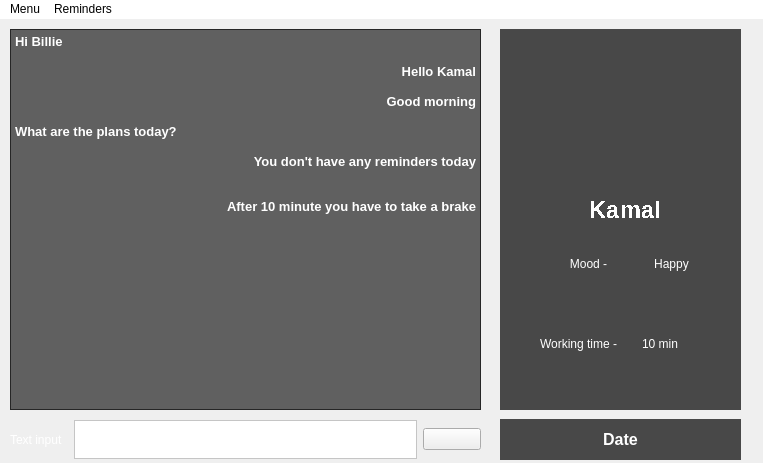
<?xml version="1.0" encoding="UTF-8"?>
<ui version="4.0">
 <class>Billie</class>
 <widget class="QMainWindow" name="Billie">
  <property name="geometry">
   <rect>
    <x>0</x>
    <y>0</y>
    <width>763</width>
    <height>463</height>
   </rect>
  </property>
  <property name="sizePolicy">
   <sizepolicy hsizetype="Ignored" vsizetype="Ignored">
    <horstretch>0</horstretch>
    <verstretch>0</verstretch>
   </sizepolicy>
  </property>
  <property name="maximumSize">
   <size>
    <width>763</width>
    <height>463</height>
   </size>
  </property>
  <property name="mouseTracking">
   <bool>false</bool>
  </property>
  <property name="windowTitle">
   <string>Billie</string>
  </property>
  <property name="windowFilePath">
   <string notr="true"/>
  </property>
  <property name="tabShape">
   <enum>QTabWidget::Rounded</enum>
  </property>
  <widget class="QWidget" name="centralwidget">
   <property name="sizePolicy">
    <sizepolicy hsizetype="Ignored" vsizetype="Ignored">
     <horstretch>0</horstretch>
     <verstretch>0</verstretch>
    </sizepolicy>
   </property>
   <widget class="QLabel" name="video_lable">
    <property name="geometry">
     <rect>
      <x>550</x>
      <y>30</y>
      <width>141</width>
      <height>141</height>
     </rect>
    </property>
    <property name="text">
     <string/>
    </property>
    <property name="pixmap">
     <pixmap>img/user.png</pixmap>
    </property>
    <property name="scaledContents">
     <bool>true</bool>
    </property>
   </widget>
   <widget class="QLabel" name="name_lable">
    <property name="geometry">
     <rect>
      <x>580</x>
      <y>180</y>
      <width>91</width>
      <height>21</height>
     </rect>
    </property>
    <property name="font">
     <font>
      <pointsize>18</pointsize>
      <weight>75</weight>
      <bold>true</bold>
      <stylestrategy>NoAntialias</stylestrategy>
     </font>
    </property>
    <property name="styleSheet">
     <string notr="true">color: rgb(255, 255, 255);</string>
    </property>
    <property name="text">
     <string>Kamal</string>
    </property>
    <property name="alignment">
     <set>Qt::AlignCenter</set>
    </property>
   </widget>
   <widget class="QTextBrowser" name="textBrowser">
    <property name="geometry">
     <rect>
      <x>10</x>
      <y>10</y>
      <width>471</width>
      <height>381</height>
     </rect>
    </property>
    <property name="autoFillBackground">
     <bool>false</bool>
    </property>
    <property name="styleSheet">
     <string notr="true">background-color: rgba(0,0,0,0.6);</string>
    </property>
    <property name="html">
     <string>&lt;!DOCTYPE HTML PUBLIC &quot;-//W3C//DTD HTML 4.0//EN&quot; &quot;http://www.w3.org/TR/REC-html40/strict.dtd&quot;&gt;
&lt;html&gt;&lt;head&gt;&lt;meta name=&quot;qrichtext&quot; content=&quot;1&quot; /&gt;&lt;style type=&quot;text/css&quot;&gt;
p, li { white-space: pre-wrap; }
&lt;/style&gt;&lt;/head&gt;&lt;body style=&quot; font-family:'MS Shell Dlg 2'; font-size:8.25pt; font-weight:400; font-style:normal;&quot;&gt;
&lt;p style=&quot; margin-top:0px; margin-bottom:0px; margin-left:0px; margin-right:0px; -qt-block-indent:0; text-indent:0px;&quot;&gt;&lt;span style=&quot; font-size:10pt; font-weight:600; color:#ffffff;&quot;&gt;Hi Billie&lt;/span&gt;&lt;/p&gt;
&lt;p style=&quot;-qt-paragraph-type:empty; margin-top:0px; margin-bottom:0px; margin-left:0px; margin-right:0px; -qt-block-indent:0; text-indent:0px; font-size:10pt; font-weight:600; color:#ffffff;&quot;&gt;&lt;br /&gt;&lt;/p&gt;
&lt;p align=&quot;right&quot; style=&quot; margin-top:0px; margin-bottom:0px; margin-left:0px; margin-right:0px; -qt-block-indent:0; text-indent:0px;&quot;&gt;&lt;span style=&quot; font-size:10pt; font-weight:600; color:#ffffff;&quot;&gt;Hello Kamal&lt;/span&gt;&lt;/p&gt;
&lt;p style=&quot;-qt-paragraph-type:empty; margin-top:0px; margin-bottom:0px; margin-left:0px; margin-right:0px; -qt-block-indent:0; text-indent:0px; font-size:10pt; font-weight:600; color:#ffffff;&quot;&gt;&lt;br /&gt;&lt;/p&gt;
&lt;p align=&quot;right&quot; style=&quot; margin-top:0px; margin-bottom:0px; margin-left:0px; margin-right:0px; -qt-block-indent:0; text-indent:0px;&quot;&gt;&lt;span style=&quot; font-size:10pt; font-weight:600; color:#ffffff;&quot;&gt;Good morning&lt;/span&gt;&lt;/p&gt;
&lt;p align=&quot;right&quot; style=&quot;-qt-paragraph-type:empty; margin-top:0px; margin-bottom:0px; margin-left:0px; margin-right:0px; -qt-block-indent:0; text-indent:0px; font-size:10pt; font-weight:600; color:#ffffff;&quot;&gt;&lt;br /&gt;&lt;/p&gt;
&lt;p style=&quot; margin-top:0px; margin-bottom:0px; margin-left:0px; margin-right:0px; -qt-block-indent:0; text-indent:0px;&quot;&gt;&lt;span style=&quot; font-size:10pt; font-weight:600; color:#ffffff;&quot;&gt;What are the plans today?&lt;/span&gt;&lt;/p&gt;
&lt;p style=&quot;-qt-paragraph-type:empty; margin-top:0px; margin-bottom:0px; margin-left:0px; margin-right:0px; -qt-block-indent:0; text-indent:0px; font-size:10pt; font-weight:600; color:#ffffff;&quot;&gt;&lt;br /&gt;&lt;/p&gt;
&lt;p align=&quot;right&quot; style=&quot; margin-top:0px; margin-bottom:0px; margin-left:0px; margin-right:0px; -qt-block-indent:0; text-indent:0px;&quot;&gt;&lt;span style=&quot; font-size:10pt; font-weight:600; color:#ffffff;&quot;&gt;You don't have any reminders today&lt;/span&gt;&lt;/p&gt;
&lt;p align=&quot;right&quot; style=&quot;-qt-paragraph-type:empty; margin-top:0px; margin-bottom:0px; margin-left:0px; margin-right:0px; -qt-block-indent:0; text-indent:0px; font-size:10pt; font-weight:600; color:#ffffff;&quot;&gt;&lt;br /&gt;&lt;/p&gt;
&lt;p style=&quot;-qt-paragraph-type:empty; margin-top:0px; margin-bottom:0px; margin-left:0px; margin-right:0px; -qt-block-indent:0; text-indent:0px; font-size:10pt; font-weight:600; color:#ffffff;&quot;&gt;&lt;br /&gt;&lt;/p&gt;
&lt;p align=&quot;right&quot; style=&quot; margin-top:0px; margin-bottom:0px; margin-left:0px; margin-right:0px; -qt-block-indent:0; text-indent:0px;&quot;&gt;&lt;span style=&quot; font-size:10pt; font-weight:600; color:#ffffff;&quot;&gt;After 10 minute you have to take a brake&lt;/span&gt;&lt;/p&gt;&lt;/body&gt;&lt;/html&gt;</string>
    </property>
   </widget>
   <widget class="QWidget" name="horizontalLayoutWidget">
    <property name="geometry">
     <rect>
      <x>10</x>
      <y>400</y>
      <width>471</width>
      <height>41</height>
     </rect>
    </property>
    <layout class="QHBoxLayout" name="horizontalLayout">
     <item>
      <widget class="QLabel" name="label_7">
       <property name="styleSheet">
        <string notr="true">color: rgb(255, 255, 255);
font: 75 8pt &quot;MS Shell Dlg 2&quot;;
font: 75 12pt &quot;MS Shell Dlg 2&quot;;</string>
       </property>
       <property name="text">
        <string>Text input</string>
       </property>
      </widget>
     </item>
     <item>
      <widget class="QPlainTextEdit" name="plainTextEdit">
       <property name="maximumSize">
        <size>
         <width>343</width>
         <height>39</height>
        </size>
       </property>
       <property name="styleSheet">
        <string notr="true">background-color: rgb(255, 255, 255);
color: rgb(0, 0, 0);</string>
       </property>
      </widget>
     </item>
     <item>
      <widget class="QPushButton" name="pushButton">
       <property name="styleSheet">
        <string notr="true">
color: rgb(255, 255, 255);
font: 75 12pt &quot;MS Shell Dlg 2&quot;;</string>
       </property>
       <property name="text">
        <string/>
       </property>
       <property name="icon">
        <iconset>
         <normaloff>img/go.jpg</normaloff>img/go.jpg</iconset>
       </property>
       <property name="iconSize">
        <size>
         <width>30</width>
         <height>30</height>
        </size>
       </property>
      </widget>
     </item>
    </layout>
   </widget>
   <widget class="QLabel" name="label_8">
    <property name="geometry">
     <rect>
      <x>0</x>
      <y>-30</y>
      <width>771</width>
      <height>511</height>
     </rect>
    </property>
    <property name="text">
     <string/>
    </property>
    <property name="pixmap">
     <pixmap>C:/Users/user/Downloads/Artificial-Intelligence-AI-Automotive-AT_tcm53-91268.jpg</pixmap>
    </property>
   </widget>
   <widget class="QLabel" name="label_9">
    <property name="geometry">
     <rect>
      <x>500</x>
      <y>10</y>
      <width>241</width>
      <height>381</height>
     </rect>
    </property>
    <property name="styleSheet">
     <string notr="true">background-color: rgba(0,0,0,0.7);</string>
    </property>
    <property name="text">
     <string/>
    </property>
   </widget>
   <widget class="QWidget" name="horizontalLayoutWidget_2">
    <property name="geometry">
     <rect>
      <x>550</x>
      <y>209</y>
      <width>160</width>
      <height>71</height>
     </rect>
    </property>
    <layout class="QHBoxLayout" name="horizontalLayout_4">
     <item>
      <widget class="QLabel" name="label_3">
       <property name="styleSheet">
        <string notr="true">color: rgb(255, 255, 255);
font: 75 14pt &quot;MS Shell Dlg 2&quot;;</string>
       </property>
       <property name="text">
        <string>Mood -</string>
       </property>
       <property name="alignment">
        <set>Qt::AlignCenter</set>
       </property>
      </widget>
     </item>
     <item>
      <widget class="QLabel" name="mood_lable">
       <property name="styleSheet">
        <string notr="true">color: rgb(255, 255, 255);
font: 75 16pt &quot;MS Shell Dlg 2&quot;;</string>
       </property>
       <property name="text">
        <string>Happy</string>
       </property>
       <property name="alignment">
        <set>Qt::AlignCenter</set>
       </property>
       <property name="margin">
        <number>2</number>
       </property>
      </widget>
     </item>
    </layout>
   </widget>
   <widget class="QWidget" name="horizontalLayoutWidget_3">
    <property name="geometry">
     <rect>
      <x>540</x>
      <y>289</y>
      <width>197</width>
      <height>71</height>
     </rect>
    </property>
    <layout class="QHBoxLayout" name="horizontalLayout_5">
     <item>
      <widget class="QLabel" name="label_5">
       <property name="styleSheet">
        <string notr="true">color: rgb(255, 255, 255);
font: 75 14pt &quot;MS Shell Dlg 2&quot;;</string>
       </property>
       <property name="text">
        <string>Working time -</string>
       </property>
      </widget>
     </item>
     <item>
      <widget class="QLabel" name="wtime_lable">
       <property name="styleSheet">
        <string notr="true">color: rgb(255, 255, 255);
font: 75 14pt &quot;MS Shell Dlg 2&quot;;</string>
       </property>
       <property name="text">
        <string>10 min</string>
       </property>
      </widget>
     </item>
    </layout>
   </widget>
   <widget class="QLabel" name="label_10">
    <property name="geometry">
     <rect>
      <x>500</x>
      <y>400</y>
      <width>241</width>
      <height>41</height>
     </rect>
    </property>
    <property name="styleSheet">
     <string notr="true">background-color: rgba(0,0,0,0.7);</string>
    </property>
    <property name="text">
     <string/>
    </property>
   </widget>
   <widget class="QWidget" name="horizontalLayoutWidget_4">
    <property name="geometry">
     <rect>
      <x>500</x>
      <y>400</y>
      <width>241</width>
      <height>41</height>
     </rect>
    </property>
    <layout class="QHBoxLayout" name="horizontalLayout_2">
     <item>
      <widget class="QLabel" name="date_label">
       <property name="font">
        <font>
         <pointsize>12</pointsize>
         <weight>75</weight>
         <bold>true</bold>
        </font>
       </property>
       <property name="styleSheet">
        <string notr="true">color: rgb(255, 255, 255);</string>
       </property>
       <property name="text">
        <string>Date</string>
       </property>
       <property name="alignment">
        <set>Qt::AlignCenter</set>
       </property>
      </widget>
     </item>
    </layout>
   </widget>
   <zorder>label_8</zorder>
   <zorder>label_9</zorder>
   <zorder>video_lable</zorder>
   <zorder>name_lable</zorder>
   <zorder>textBrowser</zorder>
   <zorder>horizontalLayoutWidget</zorder>
   <zorder>horizontalLayoutWidget_2</zorder>
   <zorder>horizontalLayoutWidget_3</zorder>
   <zorder>label_10</zorder>
   <zorder>horizontalLayoutWidget_4</zorder>
  </widget>
  <widget class="QMenuBar" name="menubar">
   <property name="geometry">
    <rect>
     <x>0</x>
     <y>0</y>
     <width>763</width>
     <height>21</height>
    </rect>
   </property>
   <property name="styleSheet">
    <string notr="true">background-color: rgb(255, 255, 255);</string>
   </property>
   <widget class="QMenu" name="menuMenu">
    <property name="autoFillBackground">
     <bool>false</bool>
    </property>
    <property name="styleSheet">
     <string notr="true">background-color: rgb(0, 0, 0);
color: rgb(255, 255, 255);
border-color: rgb(0, 0, 127);</string>
    </property>
    <property name="title">
     <string>Menu</string>
    </property>
    <addaction name="actionLanguage"/>
    <addaction name="actionText_to_speech"/>
    <addaction name="separator"/>
    <addaction name="actionSettings"/>
   </widget>
   <widget class="QMenu" name="menuReminders">
    <property name="title">
     <string>Reminders</string>
    </property>
   </widget>
   <addaction name="menuMenu"/>
   <addaction name="menuReminders"/>
  </widget>
  <action name="actionLanguage">
   <property name="text">
    <string>Language</string>
   </property>
  </action>
  <action name="actionText_to_speech">
   <property name="text">
    <string>Text to speech</string>
   </property>
   <property name="font">
    <font>
     <weight>75</weight>
     <bold>true</bold>
    </font>
   </property>
  </action>
  <action name="actionSettings">
   <property name="text">
    <string>Settings</string>
   </property>
  </action>
 </widget>
 <resources/>
 <connections/>
</ui>
